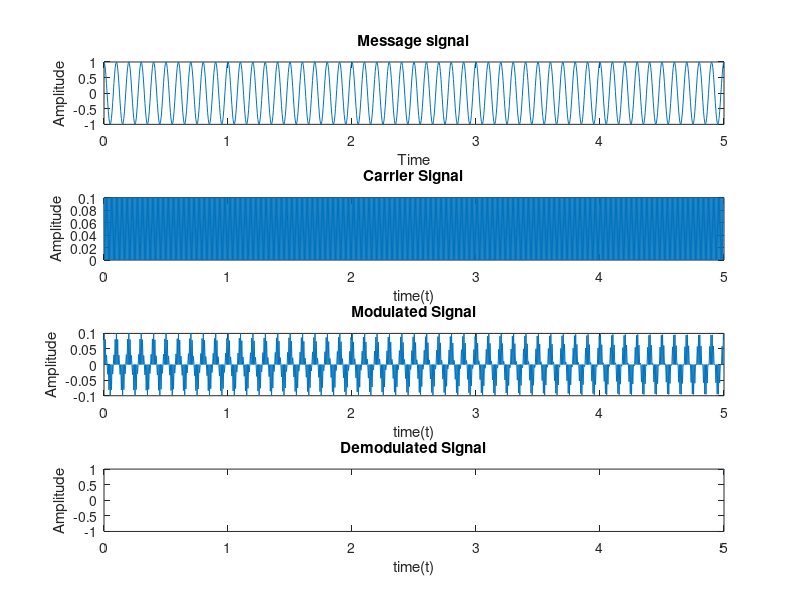

MATLAB code to generate this figure:


fc= 100
fm=10
fs=100*fc
t = input("enter time period");
t1=linspace(0,t,1000);
mt=cos(2*pi*fm*t1);
ct=0.05*square(2*pi*fc*t1)+0.05;
figure;
subplot(411);
plot(t1,mt);
xlabel('Time');
ylabel('Amplitude');
title('Message signal');
subplot(412);
plot(t1, ct);
title('Carrier Signal');
xlabel('time(t)');
ylabel('Amplitude');
y = mt.*ct;
subplot(413);
plot(t1, y);
title('Modulated Signal');
xlabel('time(t)');
ylabel('Amplitude');
z = y./ct;
subplot(414);
plot(t1, z);
title('Demodulated Signal');
xlabel('time(t)');
ylabel('Amplitude');

